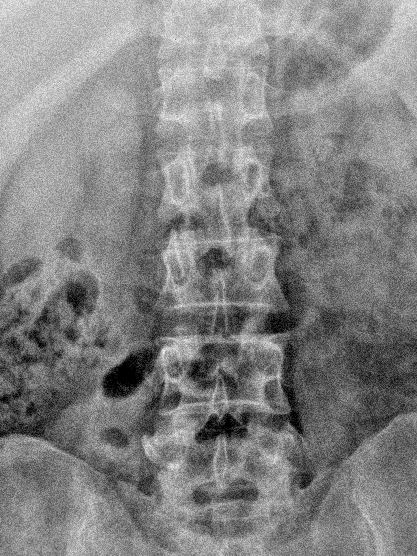
%> input picture NLMF/a.jpg, 417 x 556 px
$ octave --eval "DemoNLMeansFilter2D;"   (GNU Octave 9; MATLAB toolbox functions it lacks are replaced by stand-ins)
%> lines starting %> are read from the running program, lines starting %| are printed output that depends on the picture
### NLMF/NLMF_zhengguo.m
function J = NLMF_zhengguo(I,Options)

% This code is based by Dirk-Jan Kroon who published his code in
% http://www.mathworks.com/matlabcentral/fileexchange/27395-fast-non-local-means-1d-2d-color-and-3d
% I just translate his code to matlab vision since his code is more
% efficient than mine by using c++.

% Function:
% options,
%   Options.filterstrength : Strength of the NLMF filtering (default 0.05)
%   Options.blocksize : The image is split in sub-blocks for efficienter
%                memory usage,  (default 1D 20000, default 2D: 150, default
%                3D: 32);

% Beta Options:
%   Options.enablepca : Do PCA on the patches to reduce amount of
%                         calculations (default false)
%   Options.pcaskip : To reduce amount of PCA calculations the data for PCA
%                      is first reduced with V(:,1:pcaskip:end)  (default 10)
%   Options.pcane : Number of eigenvectors used (default 25)
%
% Literature:
% - Non local filter proposed for A. Buades, B. Coll  and J.M. Morel
%   "A non-local algorithm for image denoising"
% - Basic Matlab implementation of Jose Vicente Manjon-Herrera and
%   D.Kroon University of Twente (April 2010)

% Example 2D greyscale,
%  I=im2double(imread('moon.tif'));
%  Options.kernelratio=4;
%  Options.windowratio=4;
%  Options.verbose=true;
%  J=NLMF(I,Options);
%  figure,
%  subplot(1,2,1),imshow(I); title('Noisy image')
%  subplot(1,2,2),imshow(J); title('NL-means image');

if((min(I(:))<0)||(max(I(:))>1)),
    warning('NLMF:inputs','Preferable data range [0..1]');
end
if((~isa(I,'double'))&&(~isa(I,'single')))
    error('NLMF:inputs','Input data must be single or double');
end


% Detect Image Dimension
if(size(I,3)>3)
    Dim=3;
elseif((size(I,1)>1)&&(size(I,2)>1))
    Dim=2;
else
    Dim=1;
end

% In 1D assume column vector
if(Dim==1), I=I(:); end

% Process inputs
defaultoptions=struct('kernelratio',3,'windowratio',3,'filterstrength',0.05,'blocksize',150,'nThreads',2,'verbose',false,'enablepca',false,'pcaskip',10,'pcane',25);
if(Dim==1),
    defaultoptions.blocksize=20000;
elseif(Dim==2),
    defaultoptions.blocksize=150;
else
    defaultoptions.blocksize=32;
end

if(~exist('Options','var')), Options=defaultoptions;
else
    tags = fieldnames(defaultoptions);
    for i=1:length(tags), if(~isfield(Options,tags{i})), Options.(tags{i})=defaultoptions.(tags{i}); end, end
    if(length(tags)~=length(fieldnames(Options))),
        warning('register_images:unknownoption','unknown options found');
    end
end

kernelratio=round(Options.kernelratio);
windowratio=round(Options.windowratio);
blocksize=round(Options.blocksize);
verbose=Options.verbose;
enablepca=Options.enablepca;
pcaskip=round(Options.pcaskip);
pcane=round(Options.pcane);

if(Dim==1),
    Ipad = padarray(I,kernelratio+windowratio,'symmetric'); %,
elseif(Dim==2),
    Ipad = padarray(I,[kernelratio+windowratio kernelratio+windowratio],'symmetric'); %,
else
    Ipad = padarray(I,[kernelratio+windowratio kernelratio+windowratio kernelratio+windowratio],'symmetric'); %,
end

% Separate the image into smaller blocks, for less memory usage
% and efficient cpu-cache usage.
block=makeBlocks(kernelratio,windowratio, blocksize, I, Ipad, Dim);

tic; erms='***';
J=zeros(size(I),class(Ipad));
for i=1:length(block);
%     if(verbose)
%         disp(['Processing Block ' num2str(i) ' of ' num2str(length(block)) ' estimated time remaining ' erms]);
%     end

    if(Dim==1)
        Iblock=Ipad(block(i).x1:block(i).x2);
    elseif(Dim==2)
        Iblock=Ipad(block(i).x1:block(i).x2,block(i).y1:block(i).y2,:);
    else
        Iblock=Ipad(block(i).x1:block(i).x2,block(i).y1:block(i).y2,block(i).z1:block(i).z2);
    end

    %% This code is genalized by zhengguo
     V1 = im2vect_V1(Iblock) ;

    if(enablepca)
        % Do PCA on the block
        [Evalues, Evectors, x_mean]=PCA(V(:,1:pcaskip:end),pcane);
        % Project the block to the reduced PCA feature space
        V = Evectors'*(V-repmat(x_mean,1,size(V,2)));
    end

    Iblock_filtered = TestNLmeansCDebug1012_v1( Iblock, V1, Options.filterstrength ) ;

    if(Dim==1)
        J(block(i).x3:block(i).x4)=Iblock_filtered;
    elseif(Dim==2)
        J(block(i).x3:block(i).x4,block(i).y3:block(i).y4,:)=Iblock_filtered;
    else
        J(block(i).x3:block(i).x4,block(i).y3:block(i).y4,block(i).z3:block(i).z4)=Iblock_filtered;
    end

    if(verbose)
        t=toc; erm=(t/i)*(length(block)-i); erms=num2str(erm);
    end
end
toc;


function block=makeBlocks(kernelratio,windowratio,blocksize, I,Ipad, Dim)
block=struct;
i=0;
blocksize_real=blocksize-(kernelratio+windowratio)*2;
if(Dim==1)
    for x1=1:blocksize_real:size(Ipad,1)
        x2=x1+blocksize-1;
        x2=max(min(x2,size(Ipad,1)),1);
        x3=x1;
        x4=min(x1+blocksize_real-1,size(I,1));
        if(x4>=x3)
            i=i+1;
            block(i).x1=x1; block(i).x2=x2;
            block(i).x3=x3; block(i).x4=x4;
        end
    end
elseif(Dim==2)
    for y1=1:blocksize_real:size(Ipad,2)
        for x1=1:blocksize_real:size(Ipad,1)
            x2=x1+blocksize-1; y2=y1+blocksize-1;
            x2=max(min(x2,size(Ipad,1)),1);
            y2=max(min(y2,size(Ipad,2)),1);
            x3=x1; y3=y1;
            x4=min(x1+blocksize_real-1,size(I,1));
            y4=min(y1+blocksize_real-1,size(I,2));
            if((x4>=x3)&&(y4>=y3))
                i=i+1;
                block(i).x1=x1; block(i).y1=y1; block(i).x2=x2; block(i).y2=y2;
                block(i).x3=x3; block(i).y3=y3; block(i).x4=x4; block(i).y4=y4;
            end
        end
    end
else
    for z1=1:blocksize_real:size(Ipad,3)
        for y1=1:blocksize_real:size(Ipad,2)
            for x1=1:blocksize_real:size(Ipad,1)
                x2=x1+blocksize-1; y2=y1+blocksize-1;  z2=z1+blocksize-1;
                x2=max(min(x2,size(Ipad,1)),1);
                y2=max(min(y2,size(Ipad,2)),1);
                z2=max(min(z2,size(Ipad,3)),1);
                x3=x1; y3=y1; z3=z1;
                x4=min(x1+blocksize_real-1,size(I,1));
                y4=min(y1+blocksize_real-1,size(I,2));
                z4=min(z1+blocksize_real-1,size(I,3));
                if((x4>=x3)&&(y4>=y3)&&(z4>=z3))
                    i=i+1;
                    block(i).x1=x1; block(i).y1=y1;  block(i).z1=z1;
                    block(i).x2=x2; block(i).y2=y2;  block(i).z2=z2;
                    block(i).x3=x3; block(i).y3=y3;  block(i).z3=z3;
                    block(i).x4=x4; block(i).y4=y4;  block(i).z4=z4;
                end
            end
        end
    end
end

% [27 lines left out: function PCA, not called in this run]

### NLMF/im2vect_V1.m
function C = im2vect_V1(Iblock)

for i = 1:9
    for j = 1:9
        K(i,j) = exp(-(((i-5)^2)+((j-5)^2))/(2.0*(2.25^2)));
    end
end

K = K/sum(K(:)) ;
K = sqrt( K ) ;

C = zeros(81,(size(Iblock,1)-8)*(size(Iblock,2)-8)) ;
h = 1 ;
for i = 1:size(Iblock,2)-8
    for j = 1:size(Iblock,1)-8
        temp1 = K(1,:)'.*Iblock(j:j+8,i);
        temp2 = K(2,:)'.*Iblock(j:j+8,i+1);
        temp3 = K(3,:)'.*Iblock(j:j+8,i+2);
        temp4 = K(4,:)'.*Iblock(j:j+8,i+3);
        temp5 = K(5,:)'.*Iblock(j:j+8,i+4);
        temp6 = K(6,:)'.*Iblock(j:j+8,i+5);
        temp7 = K(7,:)'.*Iblock(j:j+8,i+6);
        temp8 = K(8,:)'.*Iblock(j:j+8,i+7);
        temp9 = K(9,:)'.*Iblock(j:j+8,i+8);
        C(:,h) = [ temp1; temp2; temp3; temp4; temp5; temp6; temp7; temp8; temp9 ] ;
        h = h + 1 ;
    end
end

### NLMF/TestNLmeansCDebug1012_v1.m
function output = TestNLmeansCDebug1012_v1( I, V, filterstrength )

filterstrength2=1/(filterstrength^2);
Rowlength = size(I,1) - 8 ;
Collength = size(I,2) - 8 ;
output = zeros(Rowlength-8,Collength-8) ;
k1 = 5 ;
s1 = 5 ;
for i1 = 9: Collength
    distancei1 = i1*Rowlength ;
    for j1 = 9: Rowlength
        wmax=0;
        average=0;
        sweight=0;
        distancek1 = k1 * Rowlength ;
        sumpart1 = distancei1-distancek1+j1-s1+1 ;
        for t1 = i1-4:i1+4
            distancet1 = t1*Rowlength ;
            for t2 = j1-4:j1+4
                if t1 == i1 && t2 == j1
                    continue ;
                end
                distance = sum((V(:,sumpart1 )-V( :,distancet1-distancek1+t2-s1+1)).^2) ;
                tempw = exp(-distance*filterstrength2);
                wmax=max(tempw, wmax);
                sweight = sweight + tempw;
                average = average + tempw*I(t2,t1);
            end
        end

        wmax=max(wmax, 1e-15);
        average = average + wmax*I(j1,i1);
        sweight = sweight + wmax;
        if sweight > 0
            output(j1-8,i1-8) = average / sweight;
        else
            output(j1-8,i1-8) = I(j1,i1);
        end
    end
end

### NLMF/DemoNLMeansFilter2D.m
function DemoNLMeansFilter2D

I = im2double(imread('a.jpg')) ;
%> I: size 556x417 double; min 0, max 0.992, mean 0.512
I = imresize( I, 0.25*size(I) ) ;
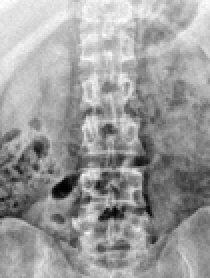
%> I: size 139x105 double (shown 2 times larger); min -0.00507, max 0.837, mean 0.512; drawn with min black and max white
Options.kernelratio=4;
Options.windowratio=4;
Options.verbose=true;
Options.filterstrength=0.1;
J = NLMF_zhengguo(I,Options);
%> in NLMF_zhengguo, `Ipad = padarray(I,[kernelratio+windowratio kernelratio+windowratio],'s..`:
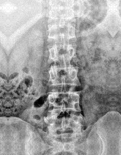
%> Ipad: size 155x121 double; min -0.00507, max 0.837, mean 0.526; drawn with min black and max white
%> in NLMF_zhengguo, `block=makeBlocks(kernelratio,windowratio, blocksize, I, Ipad, Dim);`: block = 2 items; x1, y1, x2, y2 and x3: 1 1 150 121 1, 135 1 155 121 135
%> the loop in NLMF_zhengguo, `for i=1:length(block);` made 2 passes
%> (filterstrength2 in TestNLmeansCDebug1012_v1, Rowlength in TestNLmeansCDebug1012_v1, Collength in TestNLmeansCDebug1012_v1, k1 in TestNLmeansCDebug1012_v1, s1 in TestNLmeansCDebug1012_v1, erm, erms) on passes 1 to 2: (100, 142, 113, 5, 5, 19.96, '19.9597'), (100, 13, 113, 5, 5, 0, '0')
%> pass 1, in NLMF_zhengguo, `Iblock=Ipad(block(i).x1:block(i).x2,block(i).y1:block(i).y2,:);`:
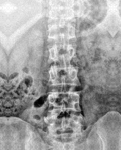
%> Iblock: size 150x121 double; min -0.00507, max 0.837, mean 0.525; drawn with min black and max white
%> pass 1, in NLMF_zhengguo, `Iblock_filtered = TestNLmeansCDebug1012_v1( Iblock, V1, Options.filter..`:
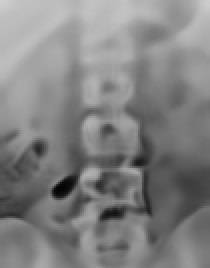
%> Iblock_filtered: size 134x105 double (shown 2 times larger); min 0.0142, max 0.814, mean 0.512
%> pass 2, in NLMF_zhengguo, `Iblock=Ipad(block(i).x1:block(i).x2,block(i).y1:block(i).y2,:);`:
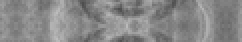
%> Iblock: size 21x121 double (shown 2 times larger); min 0.308, max 0.744, mean 0.533
%> after the loop in NLMF_zhengguo, `for i=1:length(block);`:
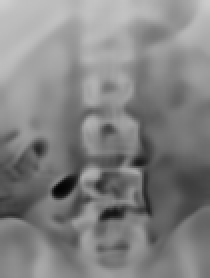
%> J: size 139x105 double (shown 2 times larger); min 0.0142, max 0.814, mean 0.513
%> after the loop in NLMF_zhengguo, `for i=1:length(block);`: t = 20.83
figure,
subplot(1,2,1),imshow(I); title('Noisy image')
subplot(1,2,2),imshow(J); title('NL-means image');
